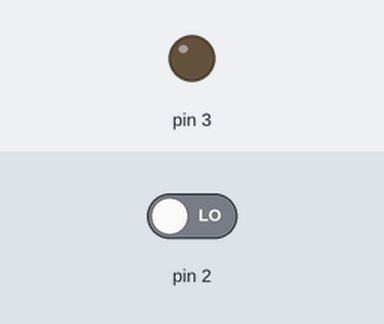
The sketch below on a simulated Arduino Uno, built with avr-gcc and run on an emulated ATmega328P. Shown: output pins drawn as LEDs (lit = HIGH). The test bench sets the inputs (shaded band); at power-on: pin 2 LOW.

Above: at 1.2 s.
1.3 s: pin 2 driven HIGH
At 2.5 s:
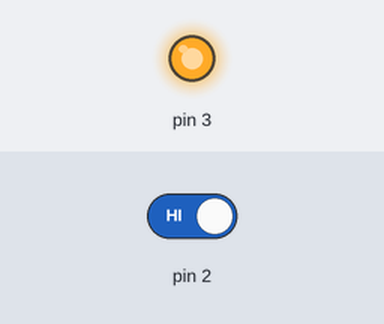
2.8 s: pin 2 driven LOW
At 3.9 s:
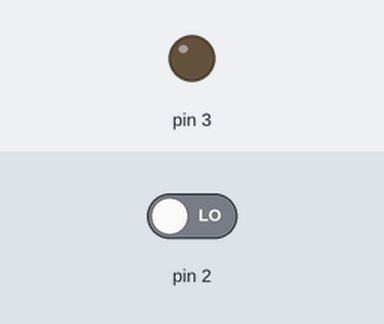
Timing chart, 0 to 5.8 s (numbered marks = the images above; inputs shaded):
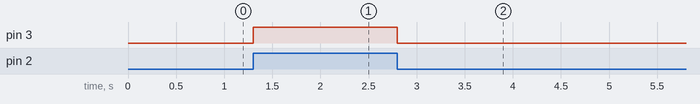

The sketch:

led1.5.ino
```cpp
int led = 0;

void setup() {
  pinMode(2, INPUT);
  pinMode(3, OUTPUT);


}

void loop() {

  led = digitalRead(2);

  if (led == HIGH)
  {
    digitalWrite(3, HIGH);
  }

  if (led == LOW)
  {
    digitalWrite(3, LOW);
  }


}
```

Measured:
- after the input at 1.3 s, pin 3: LOW → HIGH at once
- after the input at 2.8 s, pin 3: HIGH → LOW at once
